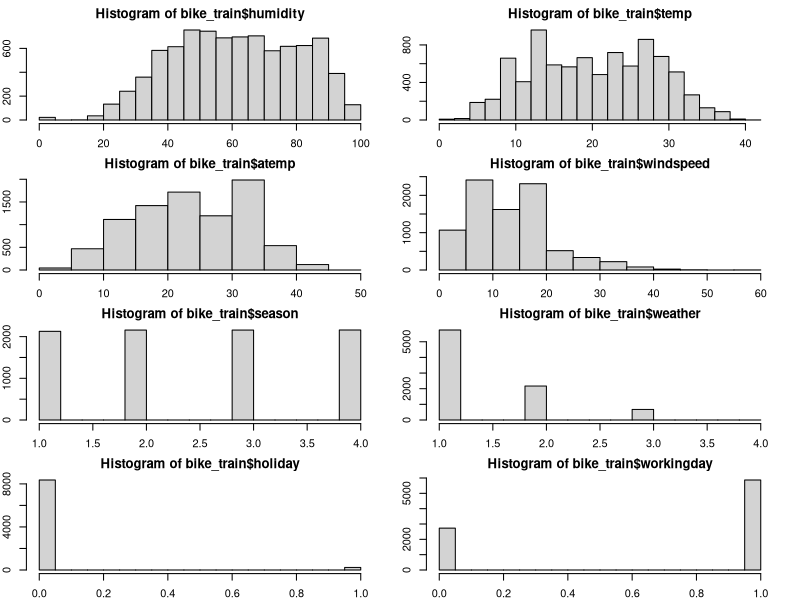

R code for this plot:
# clean
rm(list=ls())

getwd()

bike_train <- read.csv("bike_train.csv", sep = ",")

bike_train$datetime <- as.POSIXct(bike_train$datetime, tz = "", format = "%Y-%m-%d%H:%M:%S")

par(mfrow=c(4,2));
par(mar = rep(2, 4));
hist(bike_train$humidity);
hist(bike_train$temp);
hist(bike_train$atemp);
hist(bike_train$windspeed);
hist(bike_train$season);
hist(bike_train$weather);
hist(bike_train$holiday);
hist(bike_train$workingday);

bike_train$season <- factor(bike_train$season, labels = c("Winter", "Spring", "Summer", "Fall"))
bike_train$holidy <- factor(bike_train$holiday, labels = c("Not_Holiday", "Holiday"))
bike_train$workingday <- factor(bike_train$workingday, labels = c("Not_Working_Day", "Working_Day"))
bike_train$weather <- factor(bike_train$weather, labels = c("Good", "Normal", "Bad", "Very Bad"))




